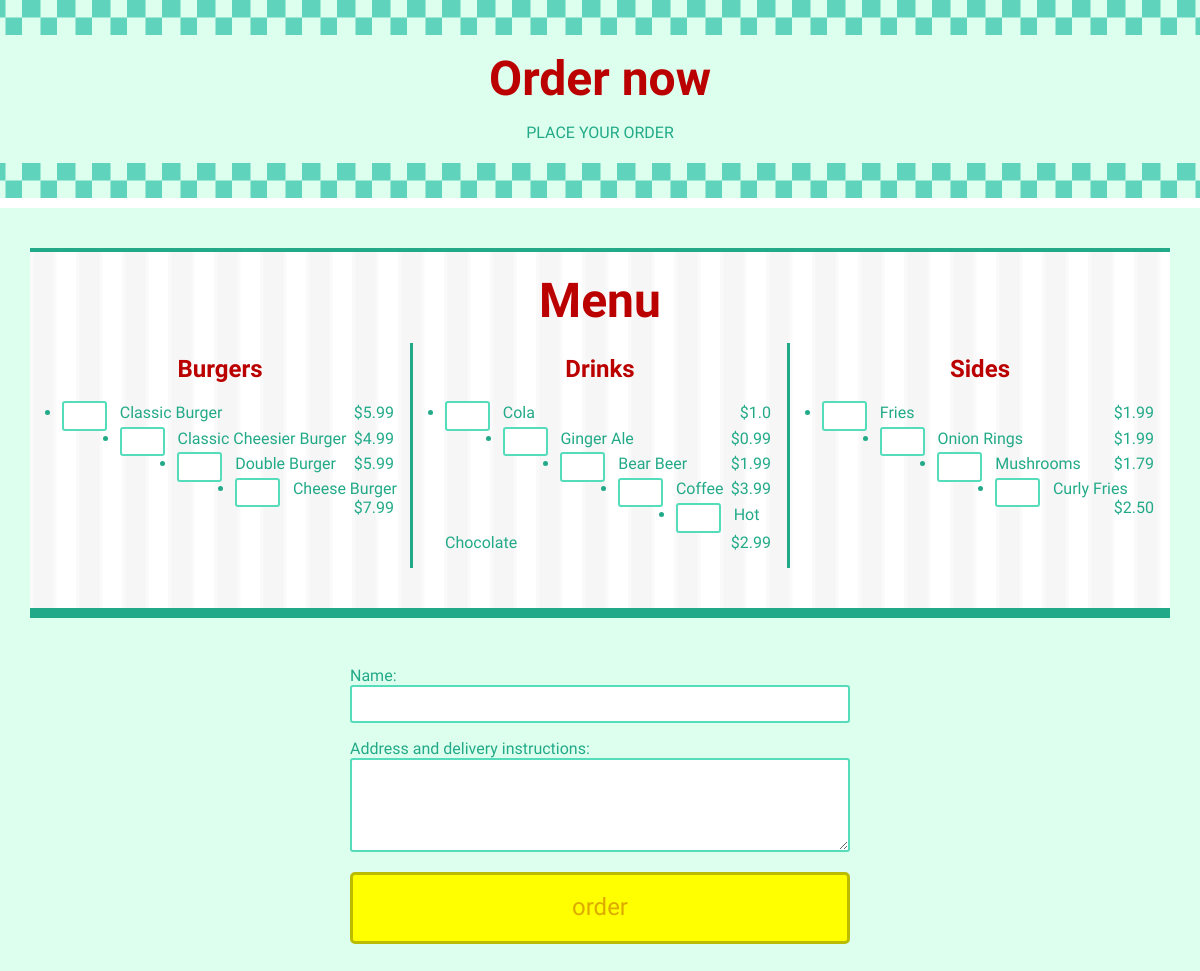
/order, run on the app's committed database.
### tables this page shows
CREATE TABLE burgers(
id INTEGER PRIMARY KEY,
burger TEXT UNIQUE,
price FLOAT NOT NULL
);

CREATE TABLE drinks(
id INTEGER PRIMARY KEY,
drinks TEXT UNIQUE,
PRICE FLOAT NOT NULL);

CREATE TABLE "sides" (
	"id"	INTEGER,
	"sides"	TEXT UNIQUE,
	"price"	REAL NOT NULL,
	PRIMARY KEY("id")
);

### run.py (the view)
@app.route('/order')
def order():
    db = sqlite3.connect(MENUDB)
    menu = fetchMenu(db)
    db.close()
    return render_template('order.html', burgers=menu['burgers'], drinks=menu['drinks'], sides=menu['sides'])
    return render_template('order.html', burgers=burgers, drinks=drinks, sides=sides)

### run.py (called while the page is built)
def fetchMenu(con):
    burgers = []
    free = '0'
    cur = con.execute('SELECT burger,price FROM burgers')
    for row in cur:
        burgers.append(list(row))
    drinks = []
    cur = con.execute('SELECT drinks,price FROM drinks')
    for row in cur:
        drinks.append(list(row))
    sides = []
    cur = con.execute('SELECT sides,price FROM sides')
    for row in cur:
        sides.append(list(row))
    return {'burgers':burgers, 'drinks':drinks, 'sides':sides}

### templates/order.html (shortened to what this page needs)
{% extends "base.html" %}
{% block head %}
    {{ super() }}
{% endblock %}
{% block content %}
    <div id="header">
      <h1>Order now</h1>
      <p>PLACE YOUR ORDER</p>
    </div>
    <form action="/confirm" method="post">
      <div id="menu">
        <h1>Menu</h1>
        <div>
          <h2>Burgers</h2>
          <ul class="menu-items">
            {% for burger in burgers %}
            <li>
              <input type="number" min="0" name="{{ burger[0] }}" autocomplete="off" />
              {{ burger[0] }}
              <span class="price">{{ burger[1] }}</span>
            </li>
            {% endfor %}
          </ul>
        </div>
        <div>
          <h2>Drinks</h2>
          <ul class="menu-items">
            {% for drink in drinks %}
            <li><input type="number" min="0" name="{{ drink[0] }}" autocomplete="off" />
            {{ drink[0] }}
            <span class="price">{{ drink[1] }}</span></li>
            {% endfor %}
          </ul>
        </div>
        <div>
          <h2>Sides</h2>
          <ul class="menu-items">
            {% for side in sides %}
            <li><input type="number" min="0" name="{{ side[0] }}" autocomplete="off" />
            {{ side[0] }}
            <span class="price">{{ side[1] }}</span></li>
            {% endfor %}
          </ul>
        </div>
      </div>
      <div id="order-details">
        <p>
          <label for="name">Name:</label>
          <input type="text" id="name" name="name" required />
        </p>
        <p>
          <label for="address">Address and delivery instructions:</label>
          <textarea id="address" name="address" rows="6" required></textarea>
        </p>
        <input type="submit" value="order" class="btn-yellow" />
      </div>
    </form>
{% endblock %}

### static/screen.css (style rules this page uses)
#header { background-color: #DFE; background-image: url(checks.svg), url(checks.svg); background-position: top, bottom; background-repeat: repeat-x; background-size: 35px; border-bottom: white 10px solid; margin-bottom: 40px; padding-top: 50px; padding-bottom: 40px; text-align: center; }
body { background-color: #600; color: #2A8; font-family: 'Monda', sans-serif; margin: 0; }
h1 { color: #B00; font-family: 'Yellowtail', cursive; font-size: 3em; margin: 0; }
h2 { color: #B00; font-family: 'Yellowtail', cursive; }
#menu { background-color: white; background-image: url(menu-bg.svg); background-size: 46px; border-bottom: #2A8 10px solid; border-top: #2A8 4px solid; display: grid; margin: auto; max-width: 1140px; padding: 20px 0; padding-bottom: 2.5em; grid-template-columns: 1fr 1fr 1fr; grid-template-rows: auto; }
#menu h1 { grid-column: span 3; padding-bottom: 0.3em; text-align: center; }
#menu h2 { margin-top: 0.5em; text-align: center; }
#menu ol, #menu ul { padding-left: 2em; }
#menu li { margin-top: 0.4em; width: 100%; }
#menu .price { float: right; padding-right: 1em; }
#menu div { grid-column: span 3; margin: 0 1em; }
#menu div:nth-child(3) { border-bottom: 3px solid #2A8; border-top: 3px solid #2A8; }
@media only screen and (min-width: 720px) { #menu div { grid-column: auto; margin: 0; } }
@media only screen and (min-width: 720px) { #menu div:nth-child(3) { border: none; border-left: 3px solid #2A8; border-right: 3px solid #2A8; } }
@media only screen and (min-width: 720px) { .btn-yellow { background-color: #FF0; border: 3px solid #BB0; border-radius: 5px; color: #DA0; cursor: pointer; display: inline-block; font-size: 1.5em; padding: 0 10px 2px 10px; transition: background-color 0.5s; transition: color 0.5s; } }
@media only screen and (min-width: 720px) { input, textarea { border: solid 2px #5DB; border-radius: 3px; color: #2A8; font-family: 'Monda', sans-serif; font-size: 0.8em; height: 2em; padding: 0 0.5em; } }
@media only screen and (min-width: 720px) { textarea { height: auto; width: 100%; } }
@media only screen and (min-width: 720px) { #menu input, #menu textarea { float: left; margin-right: 1em; margin-top: -0.15em; width: 2.2em; } }
@media only screen and (min-width: 720px) { #order-details { margin: auto; max-width: 500px; padding: 2em 2.5em; } }
@media only screen and (min-width: 720px) { #order-details input, #order-details textarea { box-sizing: border-box; min-height: 3em; width: 100%; } }
@media only screen and (min-width: 720px) { input[type="number"] { -moz-appearance: textfield; } }

### templates/order.html (style rules this page uses)
body { background-color: #DFE; }

### data on the page
burgers: burger "Classic Burger", price "$5.99"
burgers: burger "Classic Cheesier Burger", price "$4.99"
burgers: burger "Double Burger", price "$5.99"
burgers: burger "Cheese Burger", price "$7.99"
drinks: drinks "Cola", PRICE "$1.0"
drinks: drinks "Ginger Ale", PRICE "$0.99"
drinks: drinks "Bear Beer", PRICE "$1.99"
drinks: drinks "Coffee", PRICE "$3.99"
drinks: drinks "Hot Chocolate", PRICE "$2.99"
sides: sides "Fries", price "$1.99"
sides: sides "Onion Rings", price "$1.99"
sides: sides "Mushrooms", price "$1.79"
sides: sides "Curly Fries", price "$2.50"
